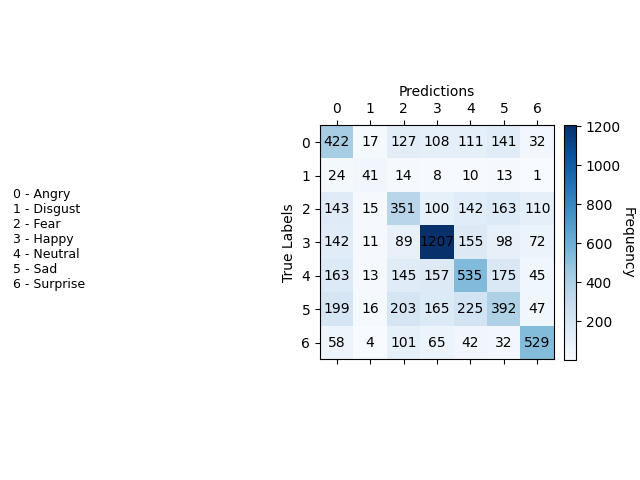

Write the Python code that produced this figure.
import torch

from dataset import get_train_test_loaders
from model import Model
from utils import *

import numpy as np
from sklearn.metrics import confusion_matrix
import matplotlib.pyplot as plt


def gen_labels(loader, model):
    """Return true and predicted values."""
    y_true, y_pred = [], []
    for X, y in loader:
        with torch.no_grad():
            output = model(X)
            predicted = predictions(output.data)
            y_true = np.append(y_true, y.numpy())
            y_pred = np.append(y_pred, predicted.numpy())
    return y_true, y_pred


def plot_conf(loader, model, sem_labels, png_name):
    """Draw confusion matrix."""
    y_true, y_pred = gen_labels(loader, model)
    cm = confusion_matrix(y_true, y_pred)
    fig, ax = plt.subplots()
    cax = ax.matshow(cm, cmap=plt.cm.Blues, interpolation="nearest")
    cbar = fig.colorbar(cax, fraction=0.046, pad=0.04)
    cbar.set_label("Frequency", rotation=270, labelpad=10)
    for (i, j), z in np.ndenumerate(cm):
        ax.text(j, i, z, ha="center", va="center")
    plt.gcf().text(0.02, 0.4, sem_labels, fontsize=9)
    plt.subplots_adjust(left=0.5)
    ax.set_xlabel("Predictions")
    ax.xaxis.set_label_position("top")
    ax.set_ylabel("True Labels")
    plt.savefig(png_name)


def main():
    """Create confusion matrix and save to file."""
    _, te_loader, _ = get_train_test_loaders(task="target", batch_size=32)

    model = Model()
    print("Loading target...")
    model, _, _ = restore_checkpoint(
        model, "./checkpoints/target/", force=True
    )

    sem_labels = "0 - Angry\n1 - Disgust\n2 - Fear\n3 - Happy\n4 - Neutral\n5 - Sad\n6 - Surprise"

    # Evaluate model
    plot_conf(te_loader, model, sem_labels, "conf_matrix.png")


if __name__ == "__main__":
    main()
